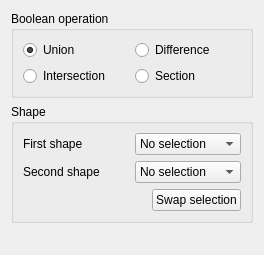
<?xml version="1.0" encoding="UTF-8"?>
<ui version="4.0">
 <class>PartGui::DlgBooleanOperation</class>
 <widget class="QWidget" name="PartGui::DlgBooleanOperation">
  <property name="geometry">
   <rect>
    <x>0</x>
    <y>0</y>
    <width>264</width>
    <height>255</height>
   </rect>
  </property>
  <property name="windowTitle">
   <string>Boolean Operation</string>
  </property>
  <layout class="QGridLayout" name="gridLayout_3">
   <item row="0" column="0">
    <widget class="QGroupBox" name="groupBox">
     <property name="title">
      <string>Boolean operation</string>
     </property>
     <layout class="QGridLayout">
      <property name="margin">
       <number>9</number>
      </property>
      <property name="spacing">
       <number>6</number>
      </property>
      <item row="1" column="1">
       <widget class="QRadioButton" name="sectionButton">
        <property name="text">
         <string>Section</string>
        </property>
       </widget>
      </item>
      <item row="0" column="1">
       <widget class="QRadioButton" name="diffButton">
        <property name="text">
         <string>Difference</string>
        </property>
       </widget>
      </item>
      <item row="0" column="0">
       <widget class="QRadioButton" name="unionButton">
        <property name="text">
         <string>Union</string>
        </property>
        <property name="checked">
         <bool>true</bool>
        </property>
       </widget>
      </item>
      <item row="1" column="0">
       <widget class="QRadioButton" name="interButton">
        <property name="text">
         <string>Intersection</string>
        </property>
       </widget>
      </item>
     </layout>
    </widget>
   </item>
   <item row="1" column="0">
    <widget class="QGroupBox" name="groupBox_2">
     <property name="title">
      <string>Shape</string>
     </property>
     <layout class="QGridLayout" name="gridLayout_2">
      <item row="0" column="0" colspan="2">
       <layout class="QGridLayout" name="gridLayout">
        <item row="0" column="0">
         <widget class="QLabel" name="label">
          <property name="text">
           <string>First shape</string>
          </property>
         </widget>
        </item>
        <item row="0" column="1">
         <widget class="QComboBox" name="firstShape">
          <item>
           <property name="text">
            <string>No selection</string>
           </property>
          </item>
         </widget>
        </item>
        <item row="1" column="0">
         <widget class="QLabel" name="label_2">
          <property name="text">
           <string>Second shape</string>
          </property>
         </widget>
        </item>
        <item row="1" column="1">
         <widget class="QComboBox" name="secondShape">
          <item>
           <property name="text">
            <string>No selection</string>
           </property>
          </item>
         </widget>
        </item>
       </layout>
      </item>
      <item row="1" column="0">
       <spacer name="horizontalSpacer">
        <property name="orientation">
         <enum>Qt::Horizontal</enum>
        </property>
        <property name="sizeHint" stdset="0">
         <size>
          <width>107</width>
          <height>20</height>
         </size>
        </property>
       </spacer>
      </item>
      <item row="1" column="1">
       <widget class="QPushButton" name="swapButton">
        <property name="text">
         <string>Swap selection</string>
        </property>
       </widget>
      </item>
     </layout>
    </widget>
   </item>
   <item row="2" column="0">
    <spacer name="verticalSpacer">
     <property name="orientation">
      <enum>Qt::Vertical</enum>
     </property>
     <property name="sizeHint" stdset="0">
      <size>
       <width>20</width>
       <height>39</height>
      </size>
     </property>
    </spacer>
   </item>
  </layout>
 </widget>
 <resources/>
 <connections/>
</ui>
